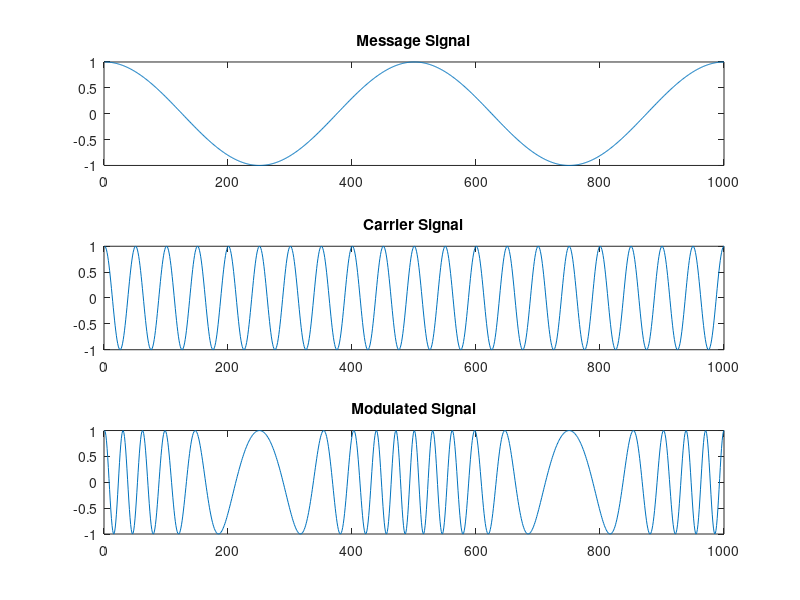

Recreate this plot in MATLAB.
kf=14;
Am=1;
fm=2;
beta = (kf*Am)/fm;
t=linspace(0,1,1000);
Ac=1;
fc=20;
Sfm=Ac*cos(2*pi*fc*t + beta*(sin(2*pi*fm*t)));
mt=Am*cos(2*pi*fm*t);
ct=Ac*cos(2*pi*fc*t);
subplot(3,1,1);
plot(mt);
title('Message Signal');
subplot(3,1,2);
plot(ct);
title('Carrier Signal');
subplot(3,1,3);
plot(Sfm);
title('Modulated Signal');
